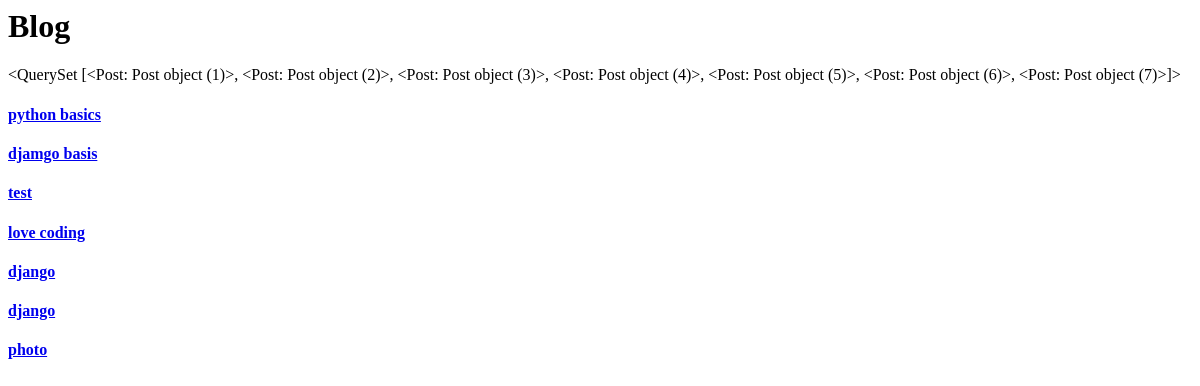
/blog/, run on an earlier commit of the app's database.
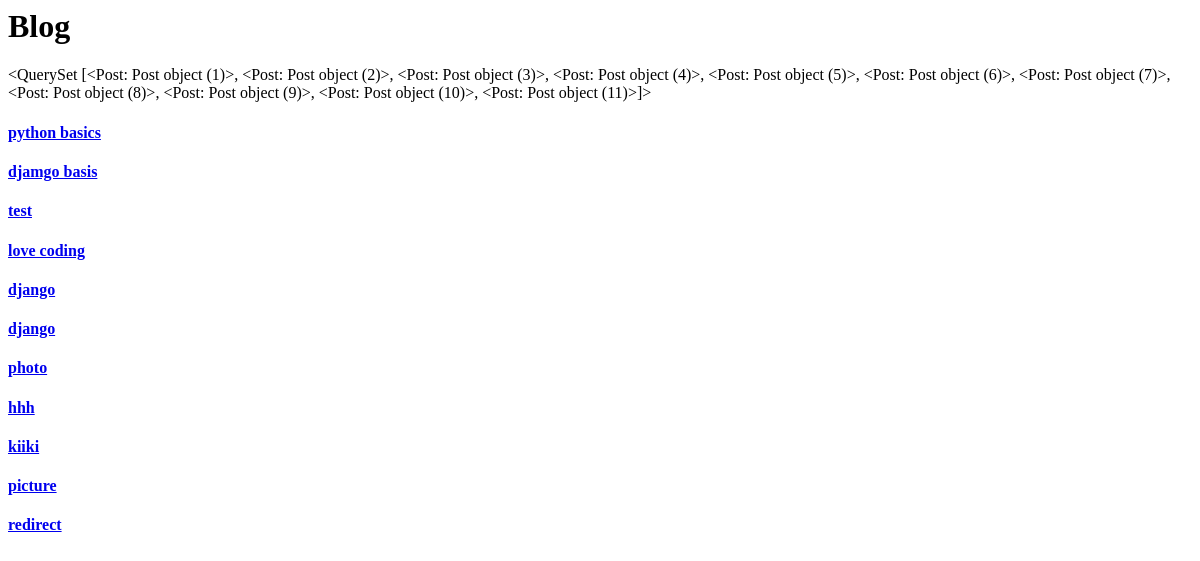
And on a later commit of the database.
### posts/models.py (models this page shows)
class Post(models.Model):
    author=models.ForeignKey(User,related_name='post_author', on_delete=models.SET_NULL,null=True)
    title=models.CharField(max_length=120)
    content=models.TextField( max_length=30000)
    publish_date=models.DateTimeField(default=timezone.now)
    image = models.ImageField(upload_to='posts')
    tags = TaggableManager()

### posts/views.py (the view)
# urls.py: path('blog/',post_list),
def post_list(request):
    data = Post.objects.all()
    return render(request,'all_post.html',{'posts':data})

### posts/templates/all_post.html
<h1>Blog</h1>
{{posts}}
{%for post in posts %}
    <h4><a href="/blog/{{post.id}}">{{post.title}}</a></h4>
    {% endfor %}

What changed in the data, as far as the page shows it:
computed for Post "python basics": id "…(6)>, <Post: Post object (7)>]>" → "…(6)>, <Post: Post object (7)>, <Post: Post object (8)>, <Post: Post object (9)>, <Post: Post object (10)>, <Post: Post object (11)>]>"
added Post: title "hhh"
added Post: title "kiiki"
added Post: title "picture"
added Post: title "redirect"
